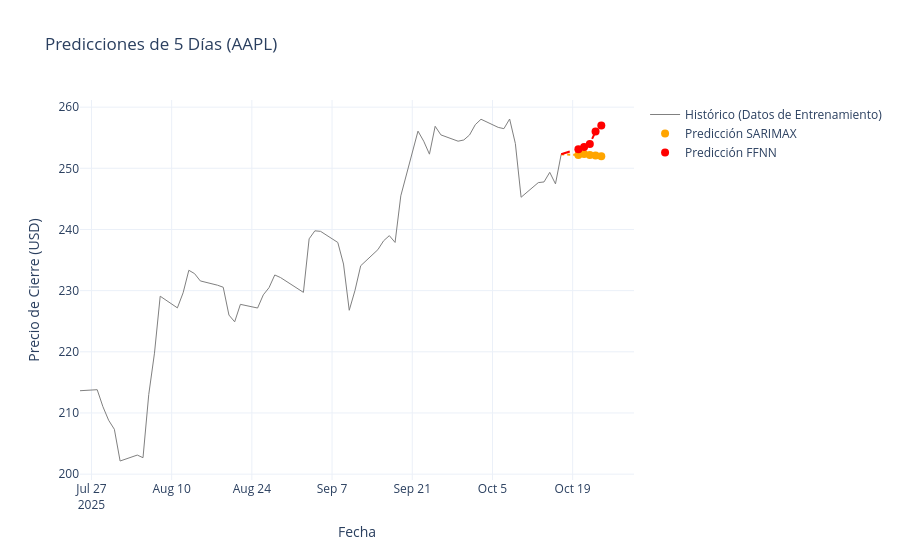

Notebook source saved alongside this figure:
### Code cell
# Gráfica final combinada
last_hist_date = df.index[-1]
last_hist_price = df.iloc[-1]['Close']
df_hist_plot = df.tail(60).copy()
df_final = final_predictions_df_formatted.copy()
df_final.index = pd.to_datetime(df_final.index)

fig = go.Figure()

# Histórico 
fig.add_trace(go.Scatter(x=df_hist_plot.index, y=df_hist_plot['Close'], mode='lines', name='Histórico (Datos de Entrenamiento)', line=dict(color='grey', width=1)))

# Conector
fig.add_trace(go.Scatter(
    x=[last_hist_date] + df_final.index.tolist(), 
    y=[last_hist_price] + df_final['pred_close_sarimax'].tolist(), 
    mode='lines', 
    name='_Predicción SARIMAX_Conector', 
    line=dict(color='orange', dash='dot', width=2), 
    showlegend=False
))

# Predicción SARIMAX 
fig.add_trace(go.Scatter(
    x=df_final.index, 
    y=df_final['pred_close_sarimax'], 
    mode='markers', # Cambiado a solo marcadores para evitar la línea extra
    name='Predicción SARIMAX', 
    line=dict(color='orange', dash='dot', width=2), 
    marker=dict(size=8)
))

# Conector
fig.add_trace(go.Scatter(
    x=[last_hist_date] + df_final.index.tolist(), 
    y=[last_hist_price] + df_final['pred_close_ffnn'].tolist(), 
    mode='lines', 
    name='_Predicción FFNN_Conector', 
    line=dict(color='red', dash='dash', width=2), 
    showlegend=False
))

# Predicción FFNN (SOLO MARCADORES)
fig.add_trace(go.Scatter(
    x=df_final.index, 
    y=df_final['pred_close_ffnn'], 
    mode='markers', 
    name='Predicción FFNN', 
    line=dict(color='red', dash='dash', width=2), 
    marker=dict(size=8)
))


fig.update_layout(title=f'Predicciones de 5 Días ({TICKER})', xaxis_title='Fecha', yaxis_title='Precio de Cierre (USD)', template='plotly_white')
fig.show()

### Figure 1 — Plotly figure (JSON) as saved in the notebook; plotly's stock layout.template omitted (floating-point values rounded to 4 significant figures)
{"data": [{"line": {"color": "grey", "width": 1}, "mode": "lines", "name": "Histórico (Datos de Entrenamiento)", "type": "scatter", "x": ["2025-07-25T00:00:00-04:00", "2025-07-28T00:00:00-04:00", "2025-07-29T00:00:00-04:00", "2025-07-30T00:00:00-04:00", "2025-07-31T00:00:00-04:00", "2025-08-01T00:00:00-04:00", "2025-08-04T00:00:00-04:00", "2025-08-05T00:00:00-04:00", "2025-08-06T00:00:00-04:00", "2025-08-07T00:00:00-04:00", "2025-08-08T00:00:00-04:00", "2025-08-11T00:00:00-04:00", "2025-08-12T00:00:00-04:00", "2025-08-13T00:00:00-04:00", "2025-08-14T00:00:00-04:00", "2025-08-15T00:00:00-04:00", "2025-08-18T00:00:00-04:00", "2025-08-19T00:00:00-04:00", "2025-08-20T00:00:00-04:00", "2025-08-21T00:00:00-04:00", "2025-08-22T00:00:00-04:00", "2025-08-25T00:00:00-04:00", "2025-08-26T00:00:00-04:00", "2025-08-27T00:00:00-04:00", "2025-08-28T00:00:00-04:00", "2025-08-29T00:00:00-04:00", "2025-09-02T00:00:00-04:00", "2025-09-03T00:00:00-04:00", "2025-09-04T00:00:00-04:00", "2025-09-05T00:00:00-04:00", "2025-09-08T00:00:00-04:00", "2025-09-09T00:00:00-04:00", "2025-09-10T00:00:00-04:00", "2025-09-11T00:00:00-04:00", "2025-09-12T00:00:00-04:00", "2025-09-15T00:00:00-04:00", "2025-09-16T00:00:00-04:00", "2025-09-17T00:00:00-04:00", "2025-09-18T00:00:00-04:00", "2025-09-19T00:00:00-04:00", "2025-09-22T00:00:00-04:00", "2025-09-23T00:00:00-04:00", "2025-09-24T00:00:00-04:00", "2025-09-25T00:00:00-04:00", "2025-09-26T00:00:00-04:00", "2025-09-29T00:00:00-04:00", "2025-09-30T00:00:00-04:00", "2025-10-01T00:00:00-04:00", "2025-10-02T00:00:00-04:00", "2025-10-03T00:00:00-04:00", "2025-10-06T00:00:00-04:00", "2025-10-07T00:00:00-04:00", "2025-10-08T00:00:00-04:00", "2025-10-09T00:00:00-04:00", "2025-10-10T00:00:00-04:00", "2025-10-13T00:00:00-04:00", "2025-10-14T00:00:00-04:00", "2025-10-15T00:00:00-04:00", "2025-10-16T00:00:00-04:00", "2025-10-17T00:00:00-04:00"], "y": [213.6, 213.8, 211.0, 208.8, 207.3, 202.2, 203.1, 202.7, 213.0, 219.8, 229.1, 227.2, 229.6, 233.3, 232.8, 231.6, 230.9, 230.6, 226.0, 224.9, 227.8, 227.2, 229.3, 230.5, 232.6, 232.1, 229.7, 238.5, 239.8, 239.7, 237.9, 234.4, 226.8, 230.0, 234.1, 236.7, 238.1, 239.0, 237.9, 245.5, 256.1, 254.4, 252.3, 256.9, 255.5, 254.4, 254.6, 255.4, 257.1, 258.0, 256.7, 256.5, 258.1, 254.0, 245.3, 247.7, 247.8, 249.3, 247.4, 252.3]}, {"line": {"color": "orange", "dash": "dot", "width": 2}, "mode": "lines", "name": "_Predicción SARIMAX_Conector", "showlegend": false, "type": "scatter", "x": ["2025-10-17T00:00:00-04:00", "2025-10-20T00:00:00", "2025-10-21T00:00:00", "2025-10-22T00:00:00", "2025-10-23T00:00:00", "2025-10-24T00:00:00"], "y": [252.3, 252.2, 252.4, 252.2, 252.1, 252.0]}, {"line": {"color": "orange", "dash": "dot", "width": 2}, "marker": {"size": 8}, "mode": "markers", "name": "Predicción SARIMAX", "type": "scatter", "x": ["2025-10-20T00:00:00.000000000", "2025-10-21T00:00:00.000000000", "2025-10-22T00:00:00.000000000", "2025-10-23T00:00:00.000000000", "2025-10-24T00:00:00.000000000"], "y": [252.2, 252.4, 252.2, 252.1, 252.0]}, {"line": {"color": "red", "dash": "dash", "width": 2}, "mode": "lines", "name": "_Predicción FFNN_Conector", "showlegend": false, "type": "scatter", "x": ["2025-10-17T00:00:00-04:00", "2025-10-20T00:00:00", "2025-10-21T00:00:00", "2025-10-22T00:00:00", "2025-10-23T00:00:00", "2025-10-24T00:00:00"], "y": [252.3, 253.1, 253.5, 254.0, 256.0, 257.0]}, {"line": {"color": "red", "dash": "dash", "width": 2}, "marker": {"size": 8}, "mode": "markers", "name": "Predicción FFNN", "type": "scatter", "x": ["2025-10-20T00:00:00.000000000", "2025-10-21T00:00:00.000000000", "2025-10-22T00:00:00.000000000", "2025-10-23T00:00:00.000000000", "2025-10-24T00:00:00.000000000"], "y": [253.1, 253.5, 254.0, 256.0, 257.0]}], "layout": {"title": {"text": "Predicciones de 5 Días (AAPL)"}, "xaxis": {"title": {"text": "Fecha"}}, "yaxis": {"title": {"text": "Precio de Cierre (USD)"}}}}
